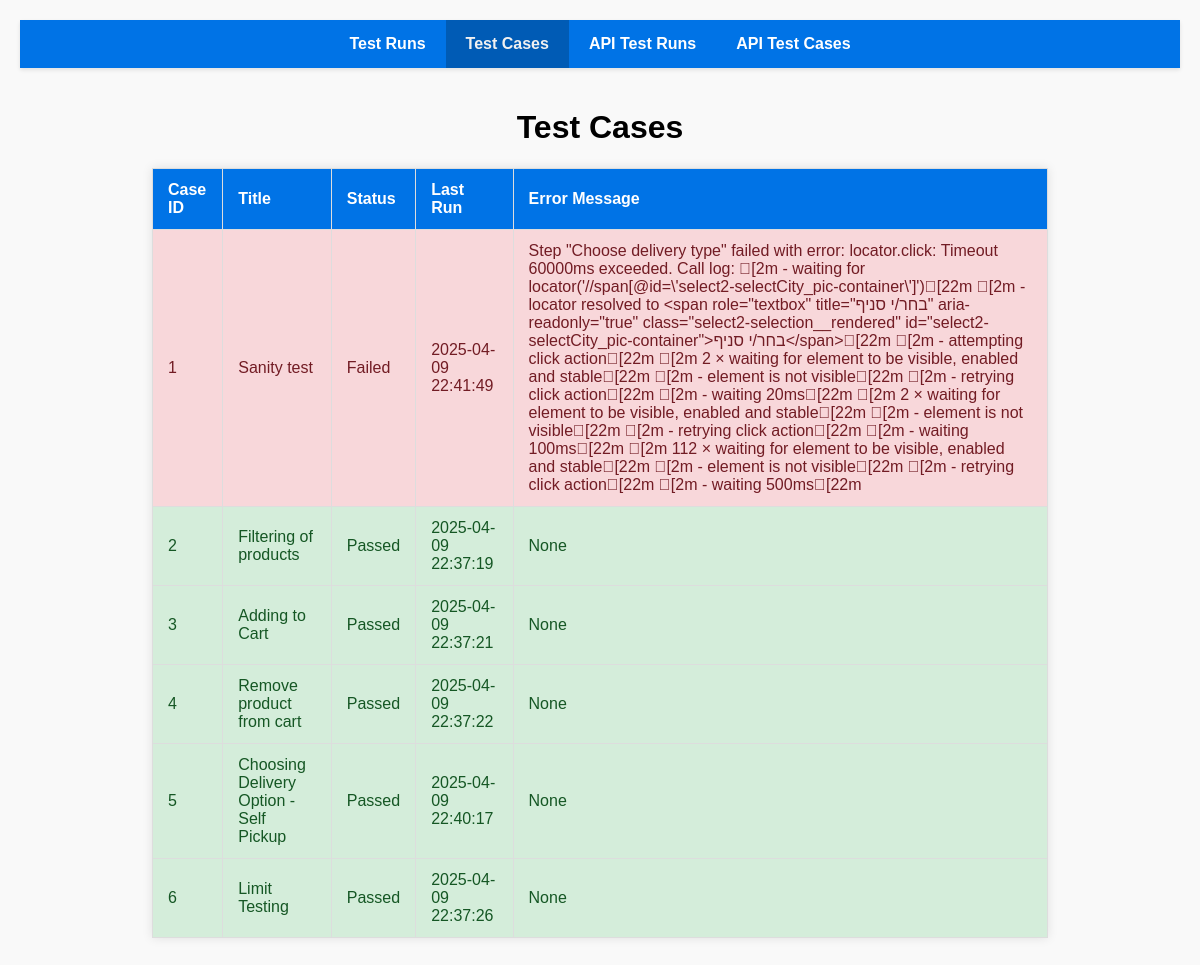
The app's page /test_cases, older data.
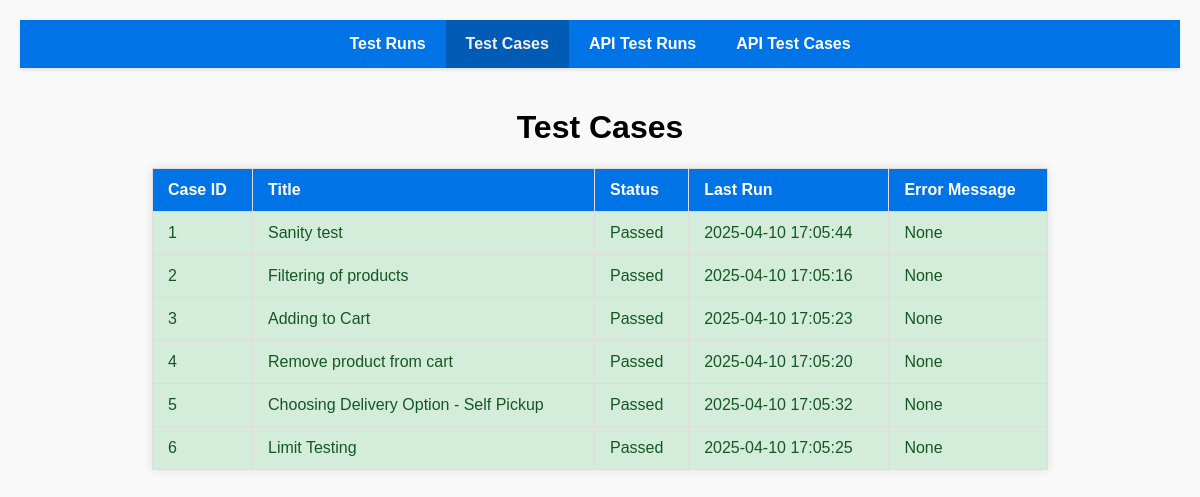
The same page, newer data.
### tables this page shows
CREATE TABLE test_cases (
    id INTEGER PRIMARY KEY,
    title TEXT NOT NULL,
    status TEXT NOT NULL, -- "Passed", "Failed", "In Progress"
    last_run TIMESTAMP,
    error_message TEXT
);

### flask_server.py (the view)
@app.route('/test_cases')
def test_cases():
    conn = sqlite3.connect('./sqlite_db/test_tracking.db')  # Подключение к базе данных
    cursor = conn.cursor()
    cursor.execute("SELECT * FROM test_cases")
    cases = cursor.fetchall()
    conn.close()
    return render_template('test_cases.html', cases=cases, current_path=request.path)

### templates/test_cases.html (shortened to what this page needs)
<!DOCTYPE html>
<html lang="en">
  <head>
  </head>
  <body>
    <header>
      <nav>
        <ul>
          <li>
            <a href="/" class="{{ 'active' if request.path == '/' else '' }}"
              >Test Runs</a
            >
          </li>
          <li>
            <a
              href="/test_cases"
              class="{{ 'active' if request.path == '/test_cases' else '' }}"
              >Test Cases</a
            >
          </li>
          <li>
            <a
              href="/test_runs_api"
              class="{{ 'active' if request.path == '/test_runs_api' else '' }}"
              >API Test Runs</a
            >
          </li>
          <li>
            <a
              href="/test_cases_api"
              class="{{ 'active' if request.path == '/test_cases_api' else '' }}"
              >API Test Cases</a
            >
          </li>
        </ul>
      </nav>
    </header>
    <main>
      <h1>Test Cases</h1>
      <table>
        <tr>
          <th>Case ID</th>
          <th>Title</th>
          <th>Status</th>
          <th>Last Run</th>
          <th>Error Message</th>
        </tr>
        {% for case in cases %}
        <tr class="{{ 'passed' if case[2] == 'Passed' else 'failed' }}">
          <td>{{ case[0] }}</td>
          <td>{{ case[1] }}</td>
          <td>{{ case[2] }}</td>
          <td>{{ case[3] }}</td>
          <td>{{ case[4] }}</td>
        </tr>
        {% endfor %}
      </table>
    </main>
  </body>
</html>

### templates/test_cases.html (style rules this page uses)
body { margin: 0; padding: 0; font-family: Arial, sans-serif; background-color: #f9f9f9; }
header { background-color: #0073e6; box-shadow: 0 2px 4px rgba(0, 0, 0, 0.1); position: sticky; top: 0; z-index: 1000; }
nav ul { list-style: none; margin: 0; padding: 0; display: flex; justify-content: center; }
nav ul li { margin: 0; padding: 0; }
nav ul li a { display: block; padding: 15px 20px; color: white; text-decoration: none; font-weight: bold; transition: background-color 0.3s, color 0.3s; }
nav ul li a:hover, nav ul li a.active { background-color: #005bb5; color: #f1f1f1; }
main { padding: 20px; }
body { font-family: Arial, sans-serif; background-color: #f9f9f9; margin: 0; padding: 20px; }
h1 { text-align: center; }
table { width: 80%; margin: 20px auto; border-collapse: collapse; box-shadow: 0 0 10px rgba(0, 0, 0, 0.1); background: #fff; }
th, td { padding: 12px 15px; text-align: left; border: 1px solid #ddd; }
th { background-color: #0073e6; color: white; }
tr:nth-child(even) { background-color: #f2f2f2; }
tr.passed { background-color: #d4edda; color: #155724; }

Row changes from the older to the newer data that the page shows:
changed test_cases "Sanity test": status "Failed" → "Passed"; last_run "2025-04-09 22:41:49" → "2025-04-10 17:05:44"; error_message "Step \"Choose delivery type\" failed with error: locator.click: Timeout 60000ms exceeded. Call log: \u001b[2m - waiting for locator('//span[@id=\\'select2-selectCity_pic-container\\']')\u001b[22m \u001b[2m - locator resolved to <span role=\"textbox\" title=\"בחר/י סניף\" aria-readonly=\"true\" class=\"select2-selection__rendered\" id=\"select2-selectCity_pic-container\">בחר/י סניף</span>\u001b[22m \u001b[2m - attempting click action\u001b[22m \u001b[2m 2 × waiting for element to be visible, enabled and stable\u001b[22m \u001b[2m - element is not visible\u001b[22m \u001b[2m - retrying click action\u001b[22m \u001b[2m - waiting 20ms\u001b[22m \u001b[2m 2 × waiting for element to be visible, enabled and stable\u001b[22m \u001b[2m - element is not visible\u001b[22m \u001b[2m - retrying click…" → "None"
changed test_cases "Filtering of products": last_run "2025-04-09 22:37:19" → "2025-04-10 17:05:16"
changed test_cases "Adding to Cart": last_run "2025-04-09 22:37:21" → "2025-04-10 17:05:23"
changed test_cases "Remove product from cart": last_run "2025-04-09 22:37:22" → "2025-04-10 17:05:20"
changed test_cases "Choosing Delivery Option - Self Pickup": last_run "2025-04-09 22:40:17" → "2025-04-10 17:05:32"
changed test_cases "Limit Testing": last_run "2025-04-09 22:37:26" → "2025-04-10 17:05:25"
